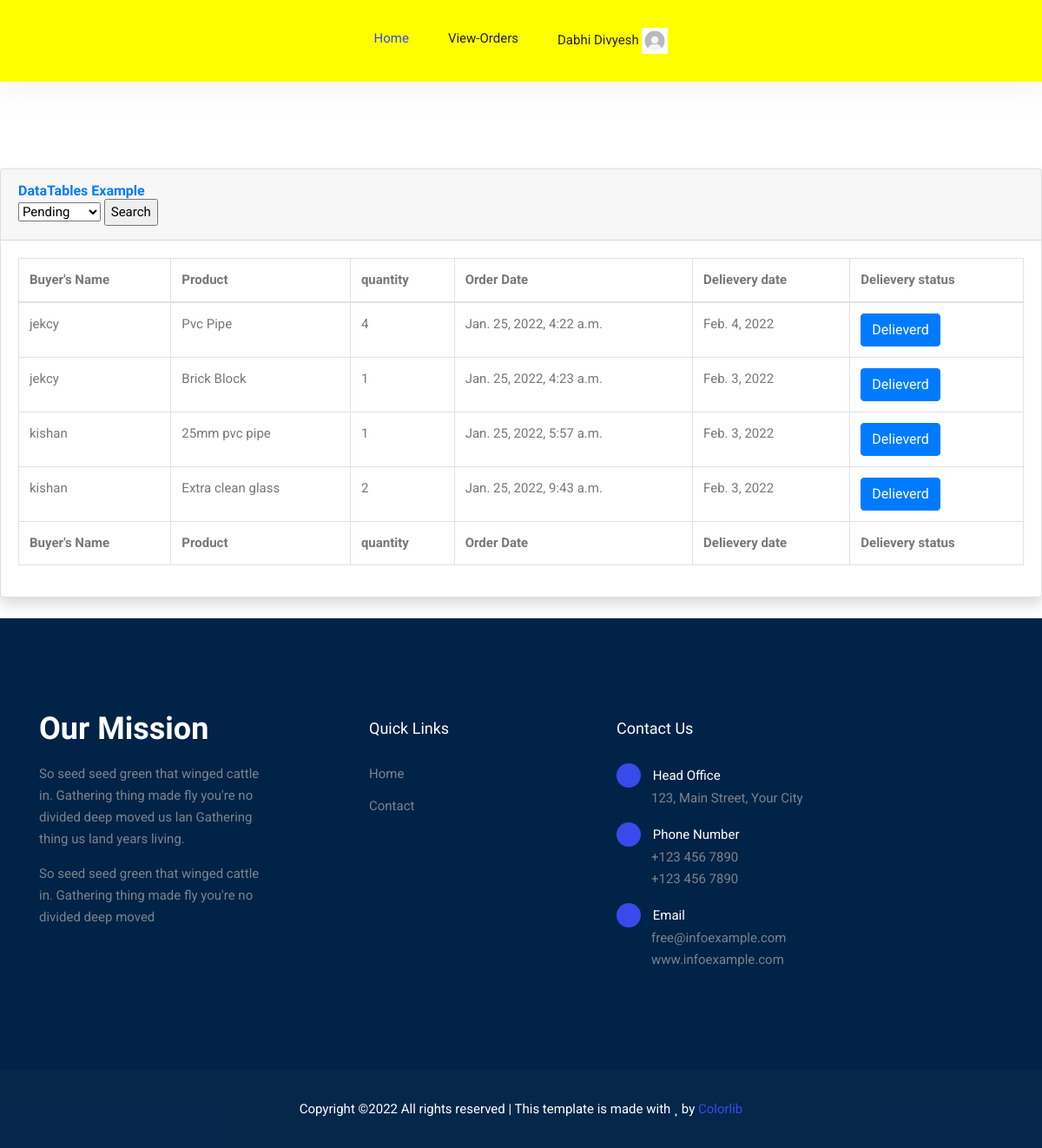
The app's page /transporter/view-orders/ (signed in), older data.
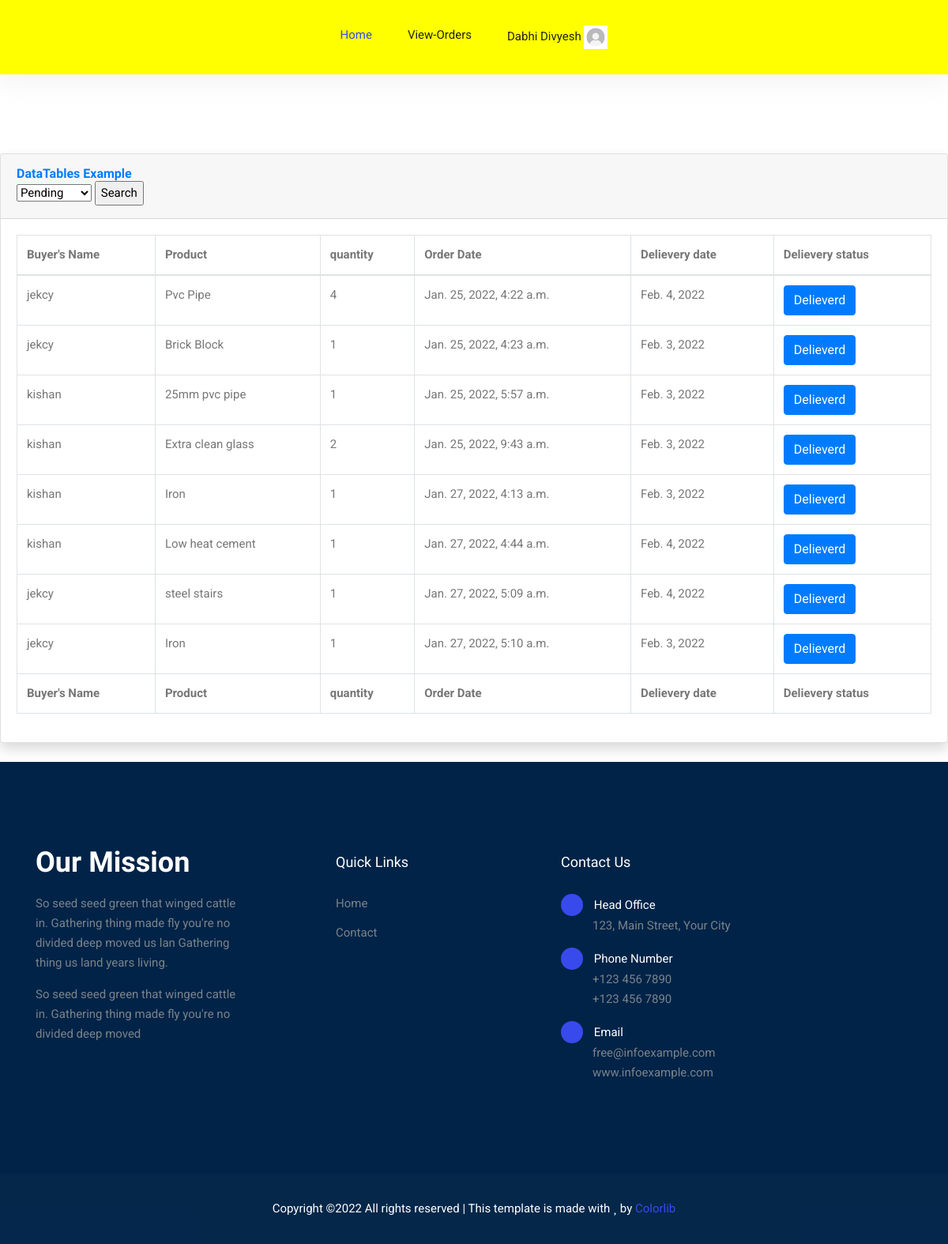
The same page, newer data.
### transporter/models.py (models this page shows, shortened)
class Transporter(models.Model):
    username = models.CharField(max_length=50)
    email = models.EmailField(unique=True)
    address = models.TextField()
    mobile = models.CharField(max_length=50)
    password = models.CharField(max_length=50)
    pic = models.FileField(upload_to='profile',default='download.jpg')

### myapp/models.py (models this page shows, shortened)
class Buy(models.Model):
    uid = models.ForeignKey(User,on_delete=models.CASCADE)
    product = models.ForeignKey(Product,on_delete=models.CASCADE)
    quantity = models.IntegerField(default=1)
    pay_amount = models.IntegerField()
    pay_id = models.CharField(max_length=20)
    order_id = models.CharField(max_length=20)
    address = models.TextField(blank=True,null=True)
    coupon = models.CharField(null=True,blank=True,max_length=20)
    order_date = models.DateTimeField(auto_now_add=True)
    expected_del = models.DateField()
    status = models.BooleanField(default=False)

class User(models.Model):
    username = models.CharField(max_length=50)
    email = models.EmailField(unique=True)
    address = models.TextField()
    mobile = models.CharField(max_length=50)
    role = models.CharField(max_length=50)
    password = models.CharField(max_length=50)
    pic = models.FileField(upload_to='profile',default='download.jpg')

class Product(models.Model):
    uid = models.ForeignKey(User,on_delete=models.CASCADE)
    name = models.CharField(max_length=100)
    des = models.TextField(null=True,blank=True)
    price = models.CharField(max_length=10)
    quantity = models.IntegerField()
    category = models.CharField(max_length=20)
    pic = models.FileField(upload_to='Products',null=True,blank=True)

### transporter/views.py (the view)
# urls.py: path('view-orders/',views.view_orders,name='view-orders'),
def view_orders(request):
    tid = Transporter.objects.get(email=request.session['email'])
    buys = m.Buy.objects.all()
    select = False
    if request.method == 'POST':
        select = request.POST['search']
        if select == 'pending':
            select = False
        else:
            select = True
    return render(request,'view-orders.html',{'tid':tid,'buys':buys,'select':select})

### transporter/templates/view-orders.html (shortened to what this page needs)
{% extends 'base.html' %}
{% load static %}
{% block content %}
<br><br><br><br>
<div class="card shadow mb-4">
    <div class="card-header py-3">
        <h6 class="m-0 font-weight-bold text-primary">DataTables Example</h6>
        <form action="{% url 'view-orders' %}" method="POST">
            <select name="search" id="">
                <option value="pending" selected>Pending</option>
            </select>
        <input type="submit" name="" value="Search" id="">
        </form>
    </div>
    <div class="card-body">
        <div class="table-responsive">
            <table class="table table-bordered" id="dataTable" width="100%" cellspacing="0">
                <thead>
                    <tr>
                        <th>Buyer's Name</th>
                        <th>Product</th>
                        <th>quantity</th>
                        <th>Order Date</th>
                        <th>Delievery date</th>
                        <th>Delievery status</th>
                    </tr>
                </thead>
                <tfoot>
                    <tr>
                        <th>Buyer's Name</th>
                        <th>Product</th>
                        <th>quantity</th>
                        <th>Order Date</th>
                        <th>Delievery date</th>
                        <th>Delievery status</th>
                    </tr>
                </tfoot>
                <tbody>
                    {% for i in buys %}
                    {% if i.status == select %}
                    <tr>
                        <td>{{i.uid.username}}</td>
                        <td>{{i.product.name}}</td>
                        <td>{{i.quantity}}</td>
                        <td>{{i.order_date}}</td>
                        <td>{{i.expected_del}}</td>
                        {% if i.status == False %}
                        <td><a href="{% url 'complete-dels' i.id %}"><button class="btn btn-primary">Delieverd</button></a></td>
                        {% else %}
                        <td>Dilivery complete</td>
                        {% endif %}
                    </tr>
                    {% endif %}
                    {% endfor %}
                </tbody>
            </table>
        </div>
    </div>
</div>
{% endblock %}

### transporter/templates/base.html (shortened to what this page needs)
{% load static %}
<!DOCTYPE html>
<html lang="en">
<head>
  <link rel="stylesheet" href="{% static 'vendors/bootstrap/bootstrap.min.css' %}">
  <link rel="stylesheet" href="{% static 'vendors/fontawesome/css/all.min.css' %}">
	<link rel="stylesheet" href="{% static 'vendors/themify-icons/themify-icons.css' %}">
  <link rel="stylesheet" href="{% static 'vendors/nice-select/nice-select.css' %}">
  <link rel="stylesheet" href="{% static 'vendors/owl-carousel/owl.theme.default.min.css' %}">
  <link rel="stylesheet" href="{% static 'vendors/owl-carousel/owl.carousel.min.css' %}">
  <link rel="stylesheet" href="{% static 'css/style.css' %}">
</head>
<body>
	<header class="header_area">
    <div class="main_menu">
      <nav class="navbar navbar-expand-lg navbar-light">
        <div class="container">
          <div class="collapse navbar-collapse offset" id="navbarSupportedContent">
            <ul class="nav navbar-nav menu_nav ml-auto mr-auto">
              <li class="nav-item active"><a class="nav-link" href="{% url 'homes' %}">Home</a></li>
              <li class="nav-item"><a class="nav-link" href="{% url 'view-orders' %}">View-Orders</a></li>
			  <li class="nav-item submenu dropdown">
                <a href="#" class="nav-link dropdown-toggle" data-toggle="dropdown" role="button" aria-haspopup="true"
                   aria-expanded="false">{{tid.username}} <img src="{{tid.pic.url}}" alt="" width="30px" height="30px"></a>
              </li>
            </ul>
          </div>
        </div>
      </nav>
    </div>
  </header>
{% block content %}
{% endblock %}
 <footer>
    <div class="footer-area footer-only">
        <div class="container">
            <div class="row section_gap">
                <div class="col-lg-3 col-md-6 col-sm-6">
                    <div class="single-footer-widget tp_widgets ">
                        <h4 class="footer_title large_title">Our Mission</h4>
                        <p>
                            So seed seed green that winged cattle in. Gathering thing made fly you're no
                            divided deep moved us lan Gathering thing us land years living.
                        </p>
                        <p>
                            So seed seed green that winged cattle in. Gathering thing made fly you're no divided deep moved
                        </p>
                    </div>
                </div>
                <div class="offset-lg-1 col-lg-2 col-md-6 col-sm-6">
                    <div class="single-footer-widget tp_widgets">
                        <h4 class="footer_title">Quick Links</h4>
                        <ul class="list">
                            <li><a href="#">Home</a></li>
                            <li><a href="#">Contact</a></li>
                        </ul>
                    </div>
                </div>
                <div class="offset-lg-1 col-lg-3 col-md-6 col-sm-6">
                    <div class="single-footer-widget tp_widgets">
                        <h4 class="footer_title">Contact Us</h4>
                        <div class="ml-40">
                            <p class="sm-head">
                                <span class="fa fa-location-arrow"></span>
                                Head Office
                            </p>
                            <p>123, Main Street, Your City</p>
                            <p class="sm-head">
                                <span class="fa fa-phone"></span>
                                Phone Number
                            </p>
                            <p>
                                +123 456 7890 <br>
                                +123 456 7890
                            </p>
                            <p class="sm-head">
                                <span class="fa fa-envelope"></span>
                                Email
                            </p>
                            <p>
                                free@infoexample.com <br>
                                www.infoexample.com
                            </p>
                        </div>
                    </div>
                </div>
            </div>
        </div>
    </div>
    <div class="footer-bottom">
        <div class="container">
            <div class="row d-flex">
                <p class="col-lg-12 footer-text text-center">
Copyright &copy;<script>document.write(new Date().getFullYear());</script> All rights reserved | This template is made with <i class="fa fa-heart" aria-hidden="true"></i> by <a href="https://colorlib.com" target="_blank">Colorlib</a>
</p>
            </div>
        </div>
    </div>
</footer>
</body>
</html>

Row changes from the older to the newer data that the page shows:
added Buy: uid.username "kishan", product.name "Iron", quantity "1", order_date "Jan. 27, 2022, 4:13 a.m.", expected_del "Feb. 3, 2022", status "Delieverd"
added Buy: uid.username "kishan", product.name "Low heat cement", quantity "1", order_date "Jan. 27, 2022, 4:44 a.m.", expected_del "Feb. 4, 2022", status "Delieverd"
added Buy: uid.username "jekcy", product.name "steel stairs", quantity "1", order_date "Jan. 27, 2022, 5:09 a.m.", expected_del "Feb. 4, 2022", status "Delieverd"
added Buy: uid.username "jekcy", product.name "Iron", quantity "1", order_date "Jan. 27, 2022, 5:10 a.m.", expected_del "Feb. 3, 2022", status "Delieverd"
